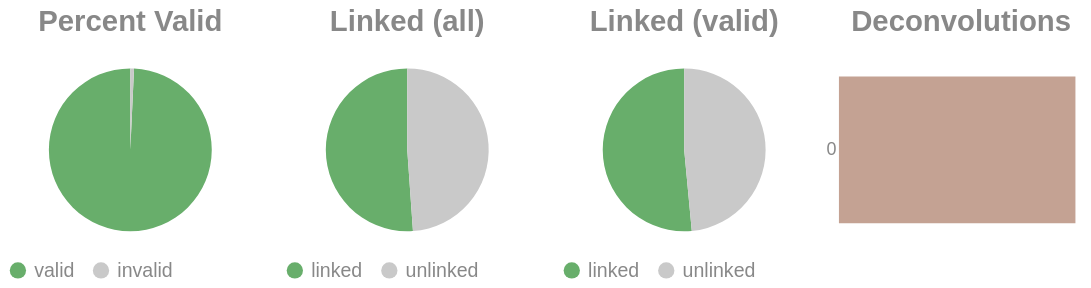

This figure's notebook cell:
### Code cell
if SKIPLR:
    pass
else:
    clash = Counter()
    for i in valids['molecule'].to_list():
        _mol = i.split("-")
        if len(_mol) == 1:
            clash.update('0')
        else:
            clash.update(_mol[-1])

    _d = {"deconvolutions": [], 'count': []}
    for k,v in clash.items():
        _d['deconvolutions'].append(k)
        _d['count'].append(v)

    tot_valid = valids['reads'].sum()
    mask = valids['reads'] >= 2
    n_linked_reads = valids.filter(mask)['reads'].sum()
    if n_linked_reads == 0:
        print_html("No linked molecules (>=2 reads) were detected; skipping linked-only distributions.")
        SKIPLR = True
    else:
        perc_valid = round(tot_valid / n_reads, 4)
        linked_perc_abs = round(n_linked_reads / n_reads, 4)
        linked_perc = round(n_linked_reads / tot_valid, 4)

    _valid = pl.DataFrame({"valids": ['valid', 'invalid'], "count": [tot_valid, n_reads - tot_valid]})
    _linked_abs = pl.DataFrame({"linked (absolute)": ['linked', 'unlinked'], "count": [n_linked_reads, n_reads - n_linked_reads]})
    _linked_rel = pl.DataFrame({"linked (valids)": ['linked', 'unlinked'], "count": [n_linked_reads, tot_valid - n_linked_reads]})

    (
        alt.hconcat(
            piechart(_valid, goodval = 'valid', title = "Percent Valid"),
            piechart(_linked_abs, goodval = "linked", title =  "Linked (all)"),
            piechart(_linked_rel, goodval = "linked", title =  "Linked (valid)"),
            convolutionbar(pl.DataFrame(_d), title = "Deconvolutions"),
            center = True,
            bounds = 'flush'
        )
        .resolve_scale(color='independent')
        .resolve_legend('independent')
        .properties(usermeta={'embedOptions': {"actions": False}})
    ).display()

### Figure 1 — Vega-Lite specification as saved in the notebook (floating-point values rounded to 4 significant figures)
{"width": "container", "height": 400, "config": {"title": {"anchor": "start", "dy": -15, "fontSize": 18, "color": "#888888", "subtitleColor": "#888888", "subtitleFontSize": 14}, "arc": {"fill": "#0072B2"}, "axis": {"domainColor": "#888888", "domainWidth": 0.5, "gridWidth": 0.2, "grid": false, "titleFontWeight": 400, "titleFontSize": 15, "labelFontSize": 11, "labelColor": "#888888", "tickColor": "#888888", "tickWidth": 0.2, "titleColor": "#888888"}, "axisBand": {"grid": false}, "axisX": {"grid": true, "tickSize": 10, "domainCap": "round"}, "axisY": {"domain": false, "grid": true, "tickSize": 0, "domainCap": "round"}, "background": "transparent", "header": {"labelFontSize": 15, "labelColor": "#888888", "titleFontSize": 15, "titleFontWeight": 600, "titleColor": "#888888"}, "legend": {"labelFont": "sans-serif", "labelFontSize": 12, "labelColor": "#888888", "symbolSize": 100, "symbolType": "circle", "titleFontSize": 12, "titlePadding": 10, "titleColor": "#888888", "title": null}, "range": {"category": ["#E69F00", "#56B4E9", "#009E73", "#F0E442", "#0072B2", "#D55E00", "#CC79A7", "#000000"], "diverging": ["#cfe8f3", "#a2d4ec", "#73bfe2", "#46abdb", "#1696d2", "#12719e"]}, "area": {"fill": "#0072B2", "fillOpacity": 0.7, "line": true, "strokeOpacity": 0.7}, "line": {"color": "#0072B2", "stroke": "#0072B2", "strokeWidth": 2}, "trail": {"color": "#0072B2", "stroke": "#0072B2", "strokeWidth": 0, "size": 1}, "point": {"filled": true, "fillOpacity": 1.0, "size": 95}, "text": {"color": "#888888", "fontSize": 11, "align": "right", "fontWeight": 400, "size": 11}, "bar": {"fill": "#0072B2", "stroke": null}, "view": {"stroke": null, "continuousWidth": 660, "continuousHeight": 400}}, "hconcat": [{"data": {"name": "data-d31df61c33f9f9327cae85607238d3cd"}, "mark": {"type": "arc"}, "encoding": {"color": {"field": "valids", "legend": {"orient": "bottom", "title": null}, "scale": {"domain": ["valid", "invalid"], "range": ["#68ae6b", "#C9C9C9"]}, "title": "Valids", "type": "nominal"}, "theta": {"field": "count", "type": "quantitative"}, "tooltip": [{"field": "valids", "title": "Valids", "type": "ordinal"}, {"field": "percent", "format": ".2%", "title": "Percent", "type": "quantitative"}, {"field": "count", "title": "Count", "type": "quantitative"}]}, "height": 100, "title": {"text": "Percent Valid", "align": "center", "anchor": "middle"}, "transform": [{"calculate": "datum.count / 8609151", "as": "percent"}], "width": 150}, {"data": {"name": "data-0c19986e79cb9be333901cdb783ee3e2"}, "mark": {"type": "arc"}, "encoding": {"color": {"field": "linked (absolute)", "legend": {"orient": "bottom", "title": null}, "scale": {"domain": ["linked", "unlinked"], "range": ["#68ae6b", "#C9C9C9"]}, "title": "Linked (Absolute)", "type": "nominal"}, "theta": {"field": "count", "type": "quantitative"}, "tooltip": [{"field": "linked (absolute)", "title": "Linked (Absolute)", "type": "ordinal"}, {"field": "percent", "format": ".2%", "title": "Percent", "type": "quantitative"}, {"field": "count", "title": "Count", "type": "quantitative"}]}, "height": 100, "title": {"text": "Linked (all)", "align": "center", "anchor": "middle"}, "transform": [{"calculate": "datum.count / 8609151", "as": "percent"}], "width": 150}, {"data": {"name": "data-9ce8917da002faf2250755d2a08c25aa"}, "mark": {"type": "arc"}, "encoding": {"color": {"field": "linked (valids)", "legend": {"orient": "bottom", "title": null}, "scale": {"domain": ["linked", "unlinked"], "range": ["#68ae6b", "#C9C9C9"]}, "title": "Linked (Valids)", "type": "nominal"}, "theta": {"field": "count", "type": "quantitative"}, "tooltip": [{"field": "linked (valids)", "title": "Linked (Valids)", "type": "ordinal"}, {"field": "percent", "format": ".2%", "title": "Percent", "type": "quantitative"}, {"field": "count", "title": "Count", "type": "quantitative"}]}, "height": 100, "title": {"text": "Linked (valid)", "align": "center", "anchor": "middle"}, "transform": [{"calculate": "datum.count / 8546483", "as": "percent"}], "width": 150}, {"data": {"name": "data-156e817515e18f4f9e840606ddda5026"}, "mark": {"type": "bar"}, "encoding": {"color": {"field": "deconvolutions", "legend": null, "scale": {"scheme": "lightgreyred"}, "type": "nominal"}, "tooltip": [{"field": "deconvolutions", "title": "Deconvolutions", "type": "ordinal"}, {"field": "percent", "format": ".2%", "title": "Percent", "type": "quantitative"}, {"field": "count", "title": "Count", "type": "quantitative"}], "x": {"axis": null, "field": "count", "type": "quantitative"}, "y": {"field": "deconvolutions", "sort": "ascending", "title": null, "type": "nominal"}}, "height": 100, "title": {"text": "Deconvolutions", "align": "center", "anchor": "middle"}, "transform": [{"calculate": "datum.count / 5323280", "as": "percent"}], "width": 150}], "bounds": "flush", "center": true, "resolve": {"legend": {"angle": "independent"}, "scale": {"color": "independent"}}, "usermeta": {"embedOptions": {"actions": false}}, "$schema": "https://vega.github.io/schema/vega-lite/v6.1.0.json", "datasets": {"data-d31df61c33f9f9327cae85607238d3cd": [{"valids": "valid", "count": 8546483}, {"valids": "invalid", "count": 62668}], "data-0c19986e79cb9be333901cdb783ee3e2": [{"linked (absolute)": "linked", "count": 4400657}, {"linked (absolute)": "unlinked", "count": 4208494}], "data-9ce8917da002faf2250755d2a08c25aa": [{"linked (valids)": "linked", "count": 4400657}, {"linked (valids)": "unlinked", "count": 4145826}], "data-156e817515e18f4f9e840606ddda5026": [{"deconvolutions": "0", "count": 5323280}]}}
